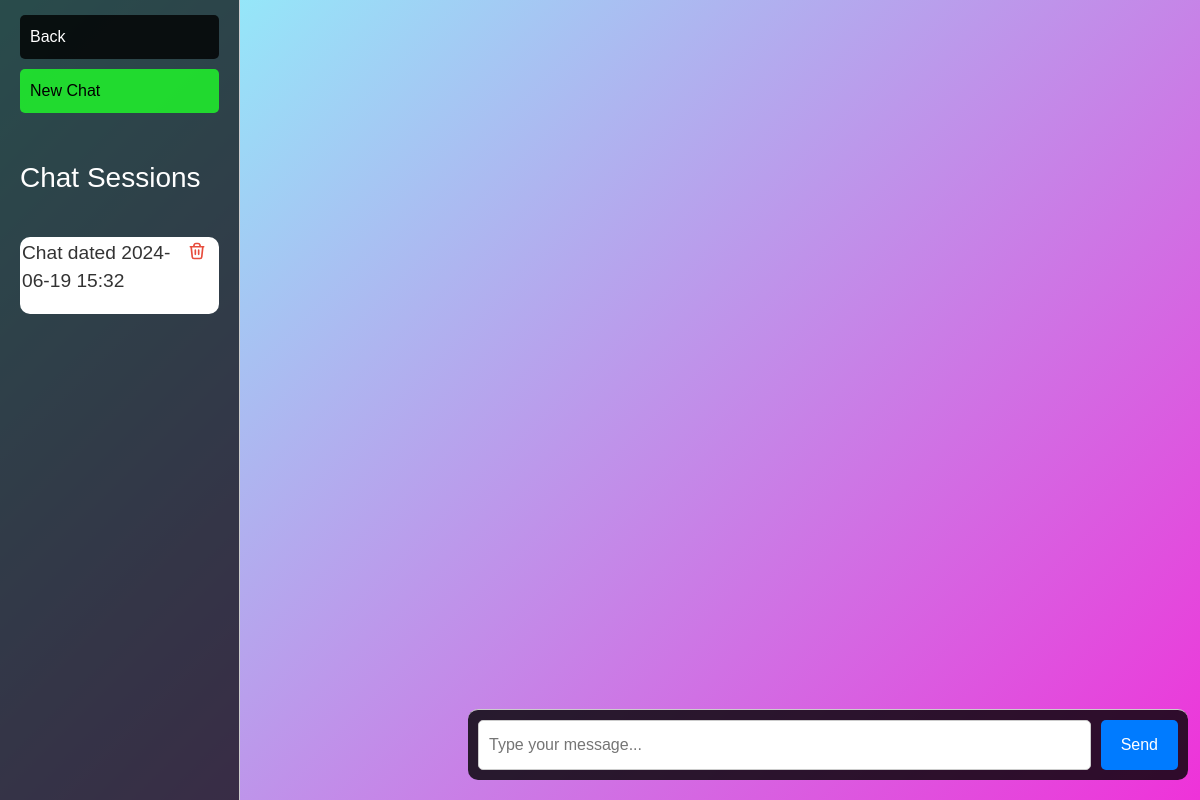
Before: /chat/load_chat/53 (signed in) with the older database file.
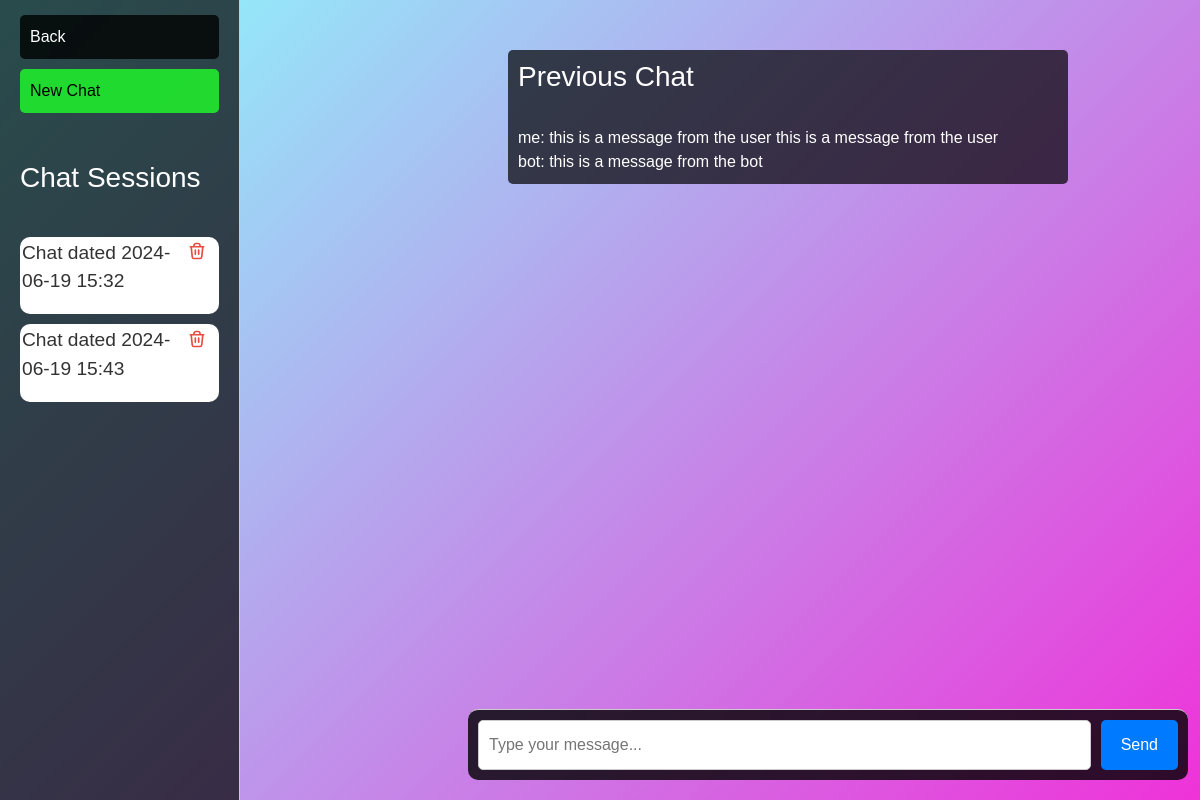
After: the same page with the newer database file.
### chat/models.py (models this page shows)
class ChatSession(models.Model):
    user = models.ForeignKey(User, on_delete=models.CASCADE)
    content = models.TextField(default='')
    date = models.DateField(auto_now_add=True)

class Message(models.Model):
    chat_session = models.ForeignKey(ChatSession, related_name='messages', on_delete=models.CASCADE)
    sender = models.CharField(max_length=50)  # e.g., 'user' or 'bot'
    content = models.TextField(default='')
    timestamp = models.DateTimeField(auto_now_add=True)

### chat/views.py (the view)
# urls.py: path('load_chat/<int:pk>', views.load_chat, name='load_chat'),
@login_required
def load_chat(request,pk):
    messages = Message.objects.filter(chat_session=pk)
    print(messages)
    chat_sessions = ChatSession.objects.filter(user=request.user)
    return render(request, 'chat_interface.html', {'chat_sessions': chat_sessions, "messages":messages})

### chat/templates/chat_interface.html (shortened to what this page needs)
{% load static %}
<!DOCTYPE html>
<html lang="en">
<head>
    <link rel="stylesheet" href="https://stackpath.bootstrapcdn.com/bootstrap/4.5.2/css/bootstrap.min.css">
</head>
<body>
    <div id="container">
        <div id="product-details">
            <a href="/"><div class="back">Back</div></a>
            <a href="/chat/add_chat"><div id="save">New Chat</div></a>
            <br><br>
            <h3 style="color: #fff;">Chat Sessions</h3>
            <br>
            <div class="chatsession-container">
                {% for chat_session in chat_sessions %}
                    <div class="chat-session">
                        <a href="/chat/load_chat/{{chat_session.id}}"><p class="chat-content">{{ chat_session.content }}</p></a>
                        <a href="delete/{{chat_session.id}}">
                        </a>
                    </div>
                {% endfor %}
            </div>
        </div>
        <div id="chat-container">
            <div id="chat-box">
                {% if messages %}
                    <div id="context-box" style="margin-left: 220px;">
                        <h3>Previous Chat</h3>
                        {% for m in messages %}
                            <div id="context">{{ m.sender }}: {{ m.content }}</div>
                        {% endfor %}
                    </div>
                {% endif %}
            </div>
            <div id="user-input-container">
                <input type="text" id="user-input" placeholder="Type your message...">
                <button id="send-button">Send</button>
            </div>
        </div>
    </div>
</body>
</html>

### chat/templates/chat_interface.html (style rules this page uses)
body, html { height: 100%; font-family: Arial, sans-serif; background:linear-gradient(135deg, #89fffd, #ef32d9); position: sticky; }
.delete-icon { height: 20px; width: 20px; margin-left: 10px; margin-right: 10px; color: #e74c3c; }
#container { display: flex; height: 100%; }
#product-details { width: 20%; padding: 20px; padding-top: 15px !important; background-color: rgba(0, 0, 0, 0.7); border-right: 1px solid #ccc; display: flex; flex-direction: column; }
#product-details p { font-size: 1.2em; color: #333; }
#chat-container { margin-top: 50px; margin-left: 28px; display: flex; flex-direction: column; width: 66.67%; justify-content: space-between; }
#chat-box { margin-right: 10%; flex: 1; padding-left: 20px; overflow-y: auto; background-color: rgba(0, 0, 0, 0); width: 100%; margin: 30 auto; height: calc(100vh - 200px); }
#context-box { background-color: rgba(0, 0, 0, 0.7); border-radius: 5px; color: white; padding: 10px; }
#user-input-container { display: flex; padding: 10px; border-radius: 10px; background-color: rgba(0, 0, 0, 0.8); width: 90%; border-top: 1px solid #ccc; margin: 0 auto; margin-bottom: 20px; margin-left: 200px; position: sticky; }
#user-input { flex: 1; padding: 10px; height: 50px; border: 1px solid #ccc; border-radius: 5px; margin-right: 10px; }
#send-button { padding: 10px 20px; background-color: #007bff; color: #fff; border: none; border-radius: 5px; cursor: pointer; }
.back { background-color: rgba(0, 0, 0, 0.8); padding: 10px; border-radius: 5px; width: 100%; color: #fff; margin: 0px; }
#save { background-color: rgba(30, 255, 41, 0.8); padding: 10px; border-radius: 5px; width: 100%; color: #000000; margin-top: 10px; }
.chatsession-container { flex-direction: column; align-items: center; height: calc(130vh - 200px); overflow-y: auto; }
.chat-session { background-color: #fff; padding: 2px; border-radius: 10px; margin: 10px auto; width: 100%; color: #333; display: flex; justify-content: space-between; align-items: top; }

Changed rows visible on the page:
added ChatSession: content "Chat dated 2024-06-19 15:43"
added Message: sender "me", content "this is a message from the user this is a message from the user"
added Message: sender "bot", content "this is a message from the bot"
Other visible differences:
text now shown: "Previous Chat"
